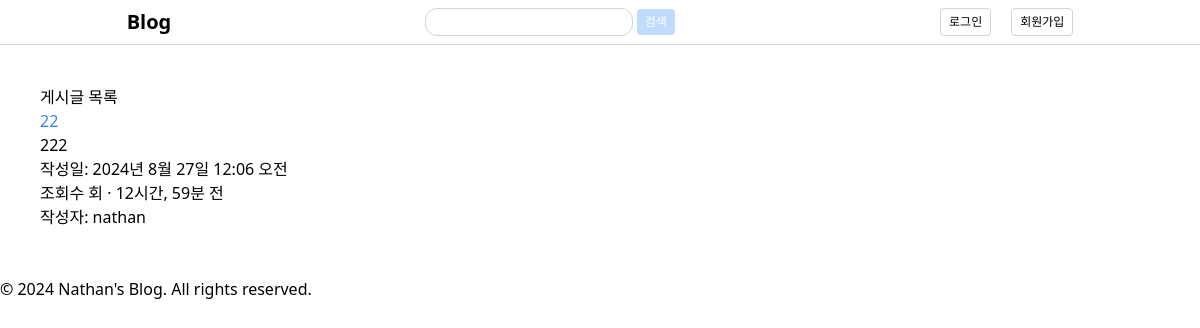
The page /blog/posts/ on the database as committed earlier.
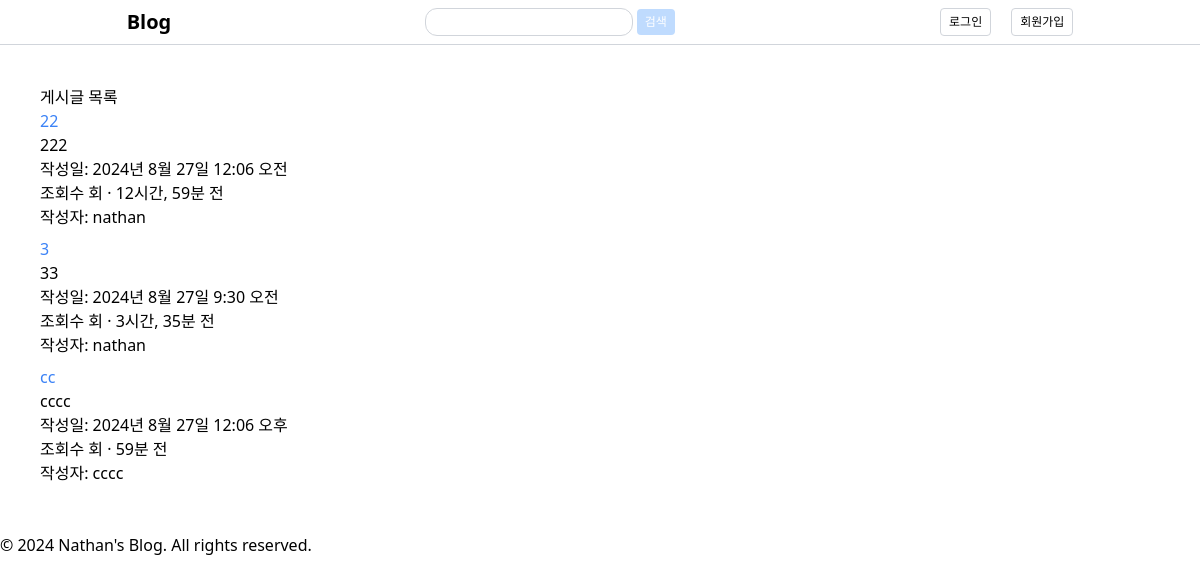
The same page on the database as committed later.
### blog/models.py (models this page shows, shortened)
class Post(models.Model):
    title = models.CharField(max_length=200)
    content = models.TextField(max_length=100)
    author = models.ForeignKey(User, on_delete=models.CASCADE, related_name="posts")
    thumb_image = models.ImageField(
        upload_to="blog/images/%Y/%m/%d/", blank=True, null=True
    )
    file_upload = models.FileField(
        upload_to="blog/files/%Y/%m/%d/", blank=True, null=True
    )
    created_at = models.DateTimeField(auto_now_add=True)
    updated_at = models.DateTimeField(auto_now=True)
    category = models.ForeignKey(
        Category, on_delete=models.SET_NULL, null=True, related_name="posts"
    )
    tags = models.ManyToManyField(
        "Tag", related_name="posts", blank=True
    )  # Tag 모델을 문자열로 참조
    likes = models.PositiveIntegerField(default=0)  # 여기서 수정되었습니다
    dislikes = models.PositiveIntegerField(default=0)  # 여기서 수정되었습니다

### blog/views.py (the view)
# urls.py: path("posts/", PostListView.as_view(), name="post_list"),
class PostListView(ListView):
    model = Post
    template_name = "blog/post_list.html"

### templates/blog/post_list.html (shortened to what this page needs)
{% extends 'base.html' %}
{% block content %}
<div class="grid grid-cols-4 gap-4 p-4 m-6">
    <section>
        <h2>게시글 목록</h2>
        <ul>
            {% for post in post_list %}
                <li class="mb-2">
                    <a href="{% url 'blog:post_detail' post.pk %}" class="text-blue-500 hover:underline">
                        {{ post.title }}
                    </a>
                    <p>{{ post.content|truncatewords:30 }}</p>
                    <p>작성일: {{ post.created_at }}</p>
                    <p>조회수 {{ post.view_count }}회 · {{ post.created_at|timesince }} 전</p>
                    <p>작성자: {{ post.author }}</p>
                </li>
            {% empty %}
                <li>게시글이 없습니다.</li>
            {% endfor %}
        </ul>
    </section>
</div>
{% endblock %}

Rows that differ between the two databases and show on the page:
added Post: title "3", content "33", created_at "2024년 8월 27일 9:30 오전", created_at "3시간, 35분", author "nathan"
added Post: title "cc", content "cccc", created_at "2024년 8월 27일 12:06 오후", created_at "59분", author "cccc"
